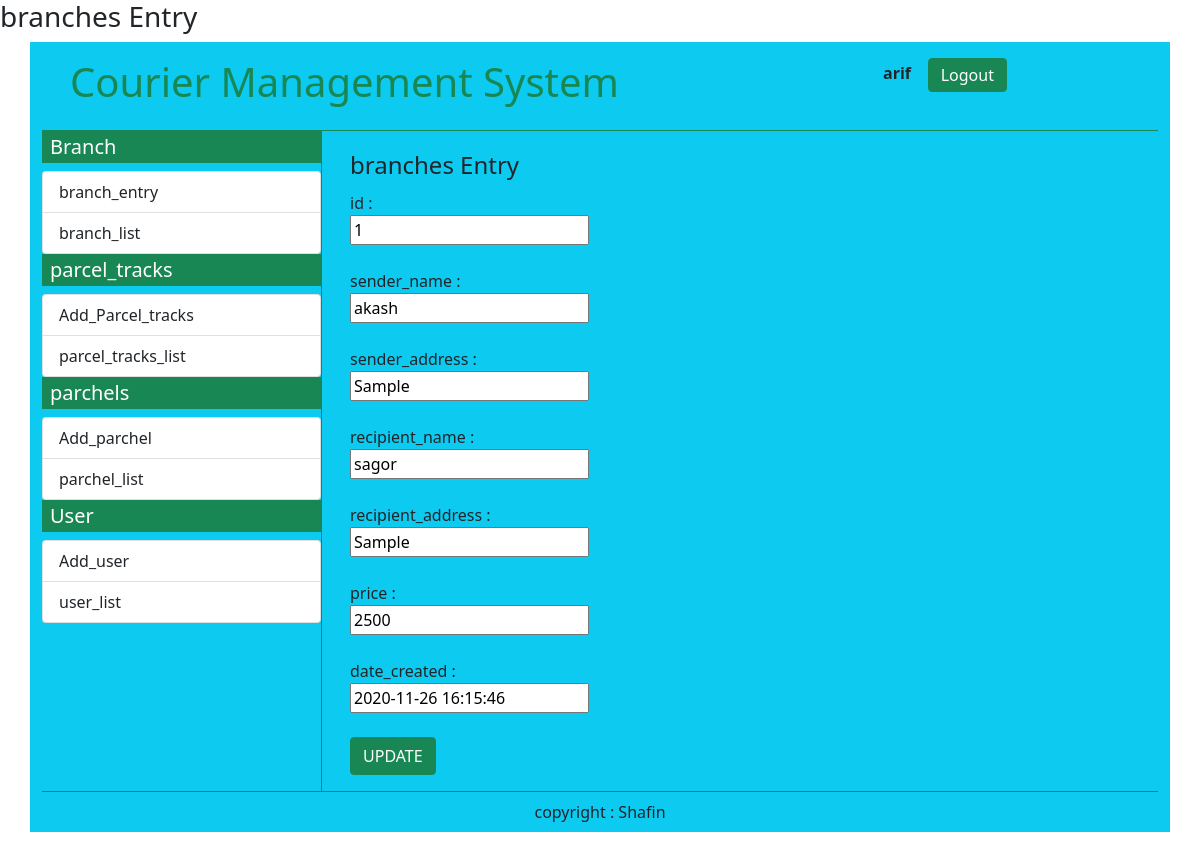
/admin/edit_parchel.php?id=1 (signed in), run on the app's committed database.
### tables this page shows
CREATE TABLE `parcels` (
  `id` int(30) NOT NULL,
  `sender_name` text NOT NULL,
  `sender_address` text NOT NULL,
  `recipient_name` text NOT NULL,
  `recipient_address` text NOT NULL,
  `price` float NOT NULL,
  `date_created` datetime NOT NULL DEFAULT current_timestamp()
);

### admin/edit_parchel.php (the view, shortened to what this page needs)
<?php
require('dbconfig.php');
	$user_first_name = $_SESSION['name'];
	if(!empty($user_first_name)){
?>
<!DOCTYPE html>
<html lang="en">
    <head>
    </head>
    <link href="https://cdn.jsdelivr.net/npm/bootstrap@5.0.2/dist/css/bootstrap.min.css" rel="stylesheet">
    <link rel="stylesheet" href="https://use.fontawesome.com/releases/v5.15.4/css/all.css"/>
    <body>
        <h3>branches Entry</h3>
        <div class="container bg-info">
        <div class="container-fluid border-bottom border-success">
        <?php include "partial/top_bar.php" ?>
            </div>
            <div class="container-fluid">
                <div class="row">
                    <div class="col-sm-3 .bg-success p-0 m-0">
<?php include "partial/left_bar.php" ?>
                    </div>
                    <div class="col-sm-9 border-start border-success">
                    <div class="container p-2 m-2">
                    <?php
                            $id = $_REQUEST['id'];
                            $sql = $db->query("SELECT * FROM parcels WHERE id='$id'");
                                $row = $sql->fetch_assoc();
                            ?>
    <legend>branches Entry</legend>
    <form action="" method="post">
    id : <br>
        <input type="text" name="id" value="<?php echo $row['id']  ?>"><br><br>
        sender_name : <br>
        <input type="text" name="sender_name" value="<?php echo $row['sender_name']  ?>"><br><br>
        sender_address : <br>
        <input type="text" name="sender_address" value="<?php echo $row['sender_address']  ?>"><br><br>
        recipient_name : <br>
        <input type="text" name="recipient_name" value="<?php echo $row['recipient_name']  ?>"><br><br>
        recipient_address : <br>
        <input type="text" name="recipient_address" value="<?php echo $row['recipient_address']  ?>"><br><br>
        price : <br>
        <input type="text" name="price" value="<?php echo $row['price']  ?>"><br><br>
        date_created : <br>
        <input type="text" name="date_created" value="<?php echo $row['date_created']  ?>"><br><br>
        <input type="submit" name="submit" value="UPDATE" class="btn btn-success">
    </form>
    </div>
                    </div>
                </div>
            </div>
            <div class="container-fluid border-top border-success">
                <?php include "partial/footer.php" ?>
            </div>
    </div>
</body>
</html>
<?php
}else{
	header('location:login.php');
}
?>

### data on the page
parcels: id "1", sender_name "akash", sender_address "Sample", recipient_name "sagor", recipient_address "Sample", price "2500", date_created "2020-11-26 16:15:46"

### other printed values
$user_first_name "arif"
